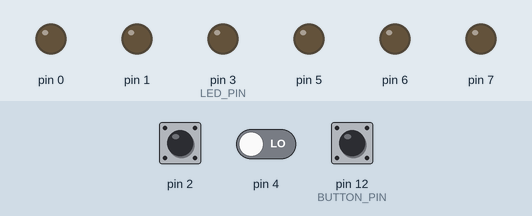
Simulated run of this sketch. Board: Arduino Uno, built with avr-gcc and run on an emulated ATmega328P. Parts: output pins drawn as LEDs (lit = HIGH). The test bench sets the inputs (shaded band); at power-on: pin 12 (BUTTON_PIN) HIGH, pin 2 LOW, pin 4 LOW.

Above: at 1.2 s.
1.3 s: pin 12 (BUTTON_PIN) pulled LOW for 0.15 s
At 1.7 s:
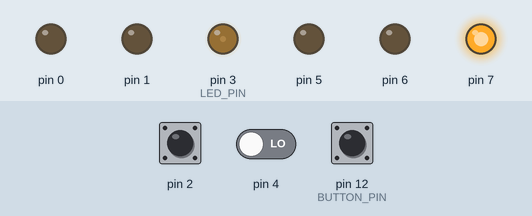
4.3 s: pin 2 pulsed HIGH 2 times (0.12 s each, 0.3 s apart)
At 5.0 s:
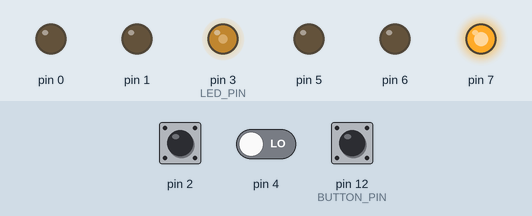
6.4 s: pin 12 (BUTTON_PIN) pulled LOW for 1 s
At 7.15 s:
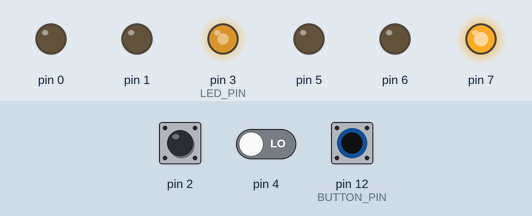
Timing chart, 0 to 12.9 s (numbered marks = the images above; inputs shaded):
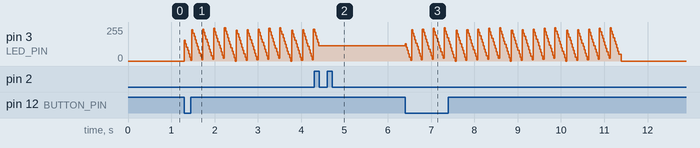

Measured:
- after the input at 4.3 s, pin 3 (LED_PIN): goes on until 4.4 s, then stays 115/255

The sketch:

UsbKeyboardTest.ino
```cpp
#include "UsbKeyboard.h"
//UsbKeyboardDevice UsbKeyboard = UsbKeyboardDevice();

#define BUTTON_PIN 12
#define LED_PIN 3

void setup() {
  pinMode(BUTTON_PIN, INPUT);
  digitalWrite(BUTTON_PIN, HIGH);
  pinMode(LED_PIN, OUTPUT);
  usbDeviceDisconnect();

}

void usbDelay(long ms, UsbKeyboardDevice *ukd) {
  for (; ms > 25; ms-=25) {
    //digitalWrite(LED_PIN, (ms/250)&0x01);
    analogWrite(LED_PIN, ms%0xFF);
    delay(25);
    ukd->update();
  }
  delay(ms);
}

void loop() {
  if (digitalRead(BUTTON_PIN) == LOW) {
    digitalWrite(LED_PIN, HIGH);
    UsbKeyboardDevice UsbKeyboard = UsbKeyboardDevice();

    // Give the USB a few seconds to settle in and be detected by the OS.
    usbDelay(5000, &UsbKeyboard);
    if (usbInterruptIsReady()) {
      UsbKeyboard.sendKeyStroke(KEY_H);
      UsbKeyboard.sendKeyStroke(KEY_E);
      UsbKeyboard.sendKeyStroke(KEY_L);
      UsbKeyboard.sendKeyStroke(KEY_L);
      UsbKeyboard.sendKeyStroke(KEY_O);

      UsbKeyboard.sendKeyStroke(KEY_SPACE);

      UsbKeyboard.sendKeyStroke(KEY_W);
      UsbKeyboard.sendKeyStroke(KEY_O);
      UsbKeyboard.sendKeyStroke(KEY_R);
      UsbKeyboard.sendKeyStroke(KEY_L);
      UsbKeyboard.sendKeyStroke(KEY_D);

      UsbKeyboard.sendKeyStroke(KEY_ENTER);
      // Give the OS a second to accept the last of the characters and really be done.
      usbDelay(1000, &UsbKeyboard);
    }

    usbDeviceDisconnect();
    digitalWrite(LED_PIN, LOW);
  }
}

void usbEventResetReady(void) {

}
```
